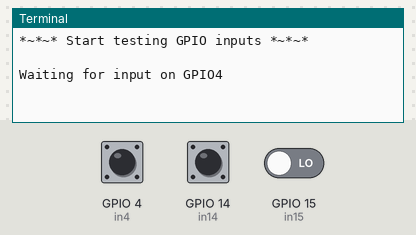
A program run on a simulated Raspberry Pi (BCM pin numbers). Parts: the last lines printed to the terminal. The test bench sets the inputs (shaded band); at power-on: GPIO 4 (in4) LOW, GPIO 14 (in14) LOW, GPIO 15 (in15) LOW.

Above: at 5.0 s.
5.1 s: GPIO 4 (in4) pulled HIGH for 0.15 s
At 6.3 s:
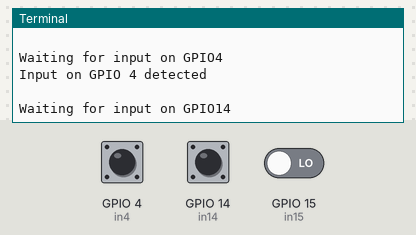
6.7 s: GPIO 14 (in14) pulled HIGH for 0.15 s
At 7.7 s:
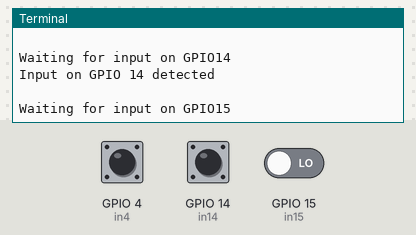

Measured:
- after the input at 5.1 s, the terminal: prints a new line at once (image 1)
- after the input at 6.7 s, the terminal: prints a new line at once (image 2)

The program:

inputs_py3.py
```python
import time
from time import sleep
import os
import RPi.GPIO as GPIO

GPIO.setmode (GPIO.BCM) #BCM uses the GPIO numbers while BOARD uses the actual pin number
GPIO.setwarnings (False)

in4 = 4
in14 = 14
in15 = 15
in7 = 7
in21 = 21
in20 = 20
in19 = 19
in13 = 13
in12 = 12

GPIO.setup(in4, GPIO.IN, pull_up_down=GPIO.PUD_DOWN)
GPIO.setup(in14, GPIO.IN, pull_up_down=GPIO.PUD_DOWN)
GPIO.setup(in15, GPIO.IN, pull_up_down=GPIO.PUD_DOWN)
GPIO.setup(in7, GPIO.IN, pull_up_down=GPIO.PUD_DOWN)
GPIO.setup(in21, GPIO.IN, pull_up_down=GPIO.PUD_DOWN)
GPIO.setup(in20, GPIO.IN, pull_up_down=GPIO.PUD_DOWN)
GPIO.setup(in19, GPIO.IN, pull_up_down=GPIO.PUD_DOWN)
GPIO.setup(in13, GPIO.IN, pull_up_down=GPIO.PUD_DOWN)
GPIO.setup(in12, GPIO.IN, pull_up_down=GPIO.PUD_DOWN)

print("*~*~* Start testing GPIO inputs *~*~*")
print("")

print("Waiting for input on GPIO4")
while GPIO.input(in4) == False:
	time.sleep(0.1)
print("Input on GPIO 4 detected")

print("")
print("Waiting for input on GPIO14")
while GPIO.input(in14) == False:
	time.sleep(0.1)
print("Input on GPIO 14 detected")

print("")
print("Waiting for input on GPIO15")
while GPIO.input(in15) == False:
	time.sleep(0.1)
print("Input on GPIO 15 detected")

print("")
print("Waiting for input on GPIO7")
while GPIO.input(in7) == False:
	time.sleep(0.1)
print("Input on GPIO 7 detected")

print("")
print("Waiting for input on GPIO21")
while GPIO.input(in21) == False:
	time.sleep(0.1)
print("Input on GPIO 21 detected")

print("")
print("Waiting for input on GPIO20")
while GPIO.input(in20) == False:
	time.sleep(0.1)
print("Input on GPIO 20 detected")

print("")
print("Waiting for input on GPIO19")
while GPIO.input(in19) == False:
	time.sleep(0.1)
print("Input on GPIO 19 detected")

print("")
print("Waiting for input on GPIO13")
while GPIO.input(in13) == False:
	time.sleep(0.1)
print("Input on GPIO 13 detected")

print("")
print("Waiting for input on GPIO12")
while GPIO.input(in12) == False:
	time.sleep(0.1)
print("Input on GPIO 12 detected")

print("")
print("Finished testing inputs!")
print("")

GPIO.cleanup()
```
